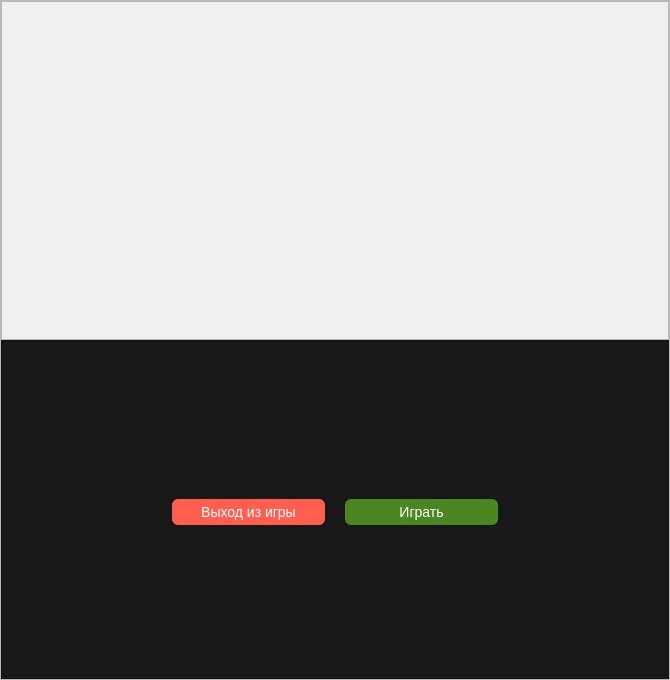
           <widget class="QWidget" name="first_cenral_widget">
            <attribute name="title">
             <string>Страница</string>
            </attribute>
            <layout class="QHBoxLayout" name="horizontalLayout_5">
             <property name="spacing">
              <number>0</number>
             </property>
             <property name="leftMargin">
              <number>0</number>
             </property>
             <property name="topMargin">
              <number>0</number>
             </property>
             <property name="rightMargin">
              <number>0</number>
             </property>
             <property name="bottomMargin">
              <number>0</number>
             </property>
             <item>
              <widget class="QFrame" name="frame_10">
               <property name="minimumSize">
                <size>
                 <width>670</width>
                 <height>680</height>
                </size>
               </property>
               <property name="maximumSize">
                <size>
                 <width>980</width>
                 <height>982</height>
                </size>
               </property>
               <property name="frameShape">
                <enum>QFrame::Shape::StyledPanel</enum>
               </property>
               <property name="frameShadow">
                <enum>QFrame::Shadow::Raised</enum>
               </property>
               <layout class="QVBoxLayout" name="verticalLayout_8">
                <property name="spacing">
                 <number>0</number>
                </property>
                <property name="leftMargin">
                 <number>0</number>
                </property>
                <property name="topMargin">
                 <number>0</number>
                </property>
                <property name="rightMargin">
                 <number>0</number>
                </property>
                <property name="bottomMargin">
                 <number>0</number>
                </property>
                <item>
                 <widget class="QFrame" name="frame_26">
                  <property name="frameShape">
                   <enum>QFrame::Shape::StyledPanel</enum>
                  </property>
                  <property name="frameShadow">
                   <enum>QFrame::Shadow::Raised</enum>
                  </property>
                  <layout class="QHBoxLayout" name="horizontalLayout_20">
                   <property name="spacing">
                    <number>0</number>
                   </property>
                   <property name="leftMargin">
                    <number>0</number>
                   </property>
                   <property name="topMargin">
                    <number>0</number>
                   </property>
                   <property name="rightMargin">
                    <number>0</number>
                   </property>
                   <property name="bottomMargin">
                    <number>0</number>
                   </property>
                   <item>
                    <widget class="QLabel" name="label_18">
                     <property name="text">
                      <string/>
                     </property>
                     <property name="pixmap">
                      <pixmap>images/backg.jpeg</pixmap>
                     </property>
                    </widget>
                   </item>
                  </layout>
                 </widget>
                </item>
                <item>
                 <widget class="QFrame" name="frame_14">
                  <property name="styleSheet">
                   <string notr="true">background-color:rgb(24, 24, 24);
</string>
                  </property>
                  <property name="frameShape">
                   <enum>QFrame::Shape::StyledPanel</enum>
                  </property>
                  <property name="frameShadow">
                   <enum>QFrame::Shadow::Raised</enum>
                  </property>
                  <layout class="QHBoxLayout" name="horizontalLayout_7">
                   <property name="spacing">
                    <number>20</number>
                   </property>
                   <property name="leftMargin">
                    <number>150</number>
                   </property>
                   <property name="topMargin">
                    <number>15</number>
                   </property>
                   <property name="rightMargin">
                    <number>150</number>
                   </property>
                   <item>
                    <spacer name="horizontalSpacer_10">
                     <property name="orientation">
                      <enum>Qt::Orientation::Horizontal</enum>
                     </property>
                     <property name="sizeType">
                      <enum>QSizePolicy::Policy::Fixed</enum>
                     </property>
                     <property name="sizeHint" stdset="0">
                      <size>
                       <width>20</width>
                       <height>20</height>
                      </size>
                     </property>
                    </spacer>
                   </item>
                   <item>
                    <widget class="QPushButton" name="leave_the_game">
                     <property name="styleSheet">
                      <string notr="true">font-size:14px;
color:rgb(255, 255, 255);
padding:5px;
background-color:rgb(255, 95, 80);
border:none;
border-radius:6px;</string>
                     </property>
                     <property name="text">
                      <string>Выход из игры</string>
                     </property>
                    </widget>
                   </item>
                   <item>
                    <widget class="QPushButton" name="start_the_game">
                     <property name="styleSheet">
                      <string notr="true">font-size:14px;
color:rgb(255, 255, 255);
padding:5px;
background-color:rgb(75, 134, 35);
border:none;
border-radius:6px;</string>
                     </property>
                     <property name="text">
                      <string>Играть</string>
                     </property>
                    </widget>
                   </item>
                   <item>
                    <spacer name="horizontalSpacer_11">
                     <property name="orientation">
                      <enum>Qt::Orientation::Horizontal</enum>
                     </property>
                     <property name="sizeType">
                      <enum>QSizePolicy::Policy::Fixed</enum>
                     </property>
                     <property name="sizeHint" stdset="0">
                      <size>
                       <width>20</width>
                       <height>20</height>
                      </size>
                     </property>
                    </spacer>
                   </item>
                  </layout>
                 </widget>
                </item>
               </layout>
              </widget>
             </item>
            </layout>
           </widget>
